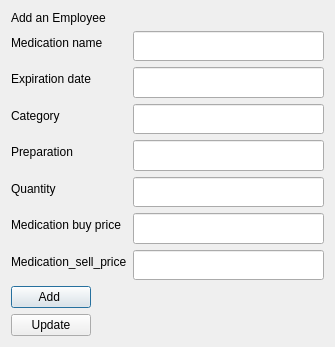
<?xml version="1.0" encoding="UTF-8"?>
<ui version="4.0">
 <class>Dialog</class>
 <widget class="QDialog" name="Dialog">
  <property name="geometry">
   <rect>
    <x>0</x>
    <y>0</y>
    <width>335</width>
    <height>347</height>
   </rect>
  </property>
  <property name="windowTitle">
   <string>Dialog</string>
  </property>
  <layout class="QFormLayout" name="formLayout">
   <item row="0" column="0">
    <widget class="QLabel" name="label_medication">
     <property name="styleSheet">
      <string notr="true">font: 12pt &quot;MS Shell Dlg 2&quot;;</string>
     </property>
     <property name="text">
      <string>Add an Employee</string>
     </property>
    </widget>
   </item>
   <item row="1" column="0">
    <widget class="QLabel" name="label">
     <property name="text">
      <string>Medication name</string>
     </property>
    </widget>
   </item>
   <item row="1" column="1">
    <widget class="QLineEdit" name="text_medication_name_medication">
     <property name="sizePolicy">
      <sizepolicy hsizetype="Expanding" vsizetype="Expanding">
       <horstretch>0</horstretch>
       <verstretch>0</verstretch>
      </sizepolicy>
     </property>
     <property name="minimumSize">
      <size>
       <width>0</width>
       <height>30</height>
      </size>
     </property>
    </widget>
   </item>
   <item row="2" column="0">
    <widget class="QLabel" name="label_3">
     <property name="text">
      <string>Expiration date</string>
     </property>
    </widget>
   </item>
   <item row="2" column="1">
    <widget class="QLineEdit" name="text_expiration_name_medication">
     <property name="sizePolicy">
      <sizepolicy hsizetype="Expanding" vsizetype="Expanding">
       <horstretch>0</horstretch>
       <verstretch>0</verstretch>
      </sizepolicy>
     </property>
     <property name="minimumSize">
      <size>
       <width>0</width>
       <height>30</height>
      </size>
     </property>
    </widget>
   </item>
   <item row="3" column="0">
    <widget class="QLabel" name="label_4">
     <property name="text">
      <string>Category</string>
     </property>
    </widget>
   </item>
   <item row="3" column="1">
    <widget class="QLineEdit" name="text_category_medication">
     <property name="sizePolicy">
      <sizepolicy hsizetype="Expanding" vsizetype="Expanding">
       <horstretch>0</horstretch>
       <verstretch>0</verstretch>
      </sizepolicy>
     </property>
     <property name="minimumSize">
      <size>
       <width>0</width>
       <height>30</height>
      </size>
     </property>
    </widget>
   </item>
   <item row="4" column="0">
    <widget class="QLabel" name="label_5">
     <property name="text">
      <string>Preparation</string>
     </property>
    </widget>
   </item>
   <item row="4" column="1">
    <widget class="QLineEdit" name="text_preparation_medication">
     <property name="sizePolicy">
      <sizepolicy hsizetype="Expanding" vsizetype="Expanding">
       <horstretch>0</horstretch>
       <verstretch>0</verstretch>
      </sizepolicy>
     </property>
     <property name="minimumSize">
      <size>
       <width>0</width>
       <height>30</height>
      </size>
     </property>
    </widget>
   </item>
   <item row="5" column="0">
    <widget class="QLabel" name="label_7">
     <property name="text">
      <string>Quantity</string>
     </property>
    </widget>
   </item>
   <item row="5" column="1">
    <widget class="QLineEdit" name="text_quantity_medication">
     <property name="sizePolicy">
      <sizepolicy hsizetype="Expanding" vsizetype="Expanding">
       <horstretch>0</horstretch>
       <verstretch>0</verstretch>
      </sizepolicy>
     </property>
     <property name="minimumSize">
      <size>
       <width>0</width>
       <height>30</height>
      </size>
     </property>
    </widget>
   </item>
   <item row="6" column="0">
    <widget class="QLabel" name="label_6">
     <property name="text">
      <string>Medication buy price</string>
     </property>
    </widget>
   </item>
   <item row="6" column="1">
    <widget class="QLineEdit" name="text_medicationbp_medication">
     <property name="sizePolicy">
      <sizepolicy hsizetype="Expanding" vsizetype="Expanding">
       <horstretch>0</horstretch>
       <verstretch>0</verstretch>
      </sizepolicy>
     </property>
     <property name="minimumSize">
      <size>
       <width>0</width>
       <height>30</height>
      </size>
     </property>
    </widget>
   </item>
   <item row="7" column="0">
    <widget class="QLabel" name="label_8">
     <property name="text">
      <string>Medication_sell_price</string>
     </property>
    </widget>
   </item>
   <item row="7" column="1">
    <widget class="QLineEdit" name="text_medicationsp_medication">
     <property name="sizePolicy">
      <sizepolicy hsizetype="Expanding" vsizetype="Expanding">
       <horstretch>0</horstretch>
       <verstretch>0</verstretch>
      </sizepolicy>
     </property>
     <property name="minimumSize">
      <size>
       <width>0</width>
       <height>30</height>
      </size>
     </property>
    </widget>
   </item>
   <item row="8" column="0">
    <widget class="QPushButton" name="add_medication_button">
     <property name="maximumSize">
      <size>
       <width>130</width>
       <height>16777215</height>
      </size>
     </property>
     <property name="text">
      <string>Add </string>
     </property>
    </widget>
   </item>
   <item row="9" column="0">
    <widget class="QPushButton" name="update_medication_button">
     <property name="maximumSize">
      <size>
       <width>130</width>
       <height>16777215</height>
      </size>
     </property>
     <property name="text">
      <string>Update</string>
     </property>
    </widget>
   </item>
  </layout>
 </widget>
 <resources/>
 <connections/>
</ui>
